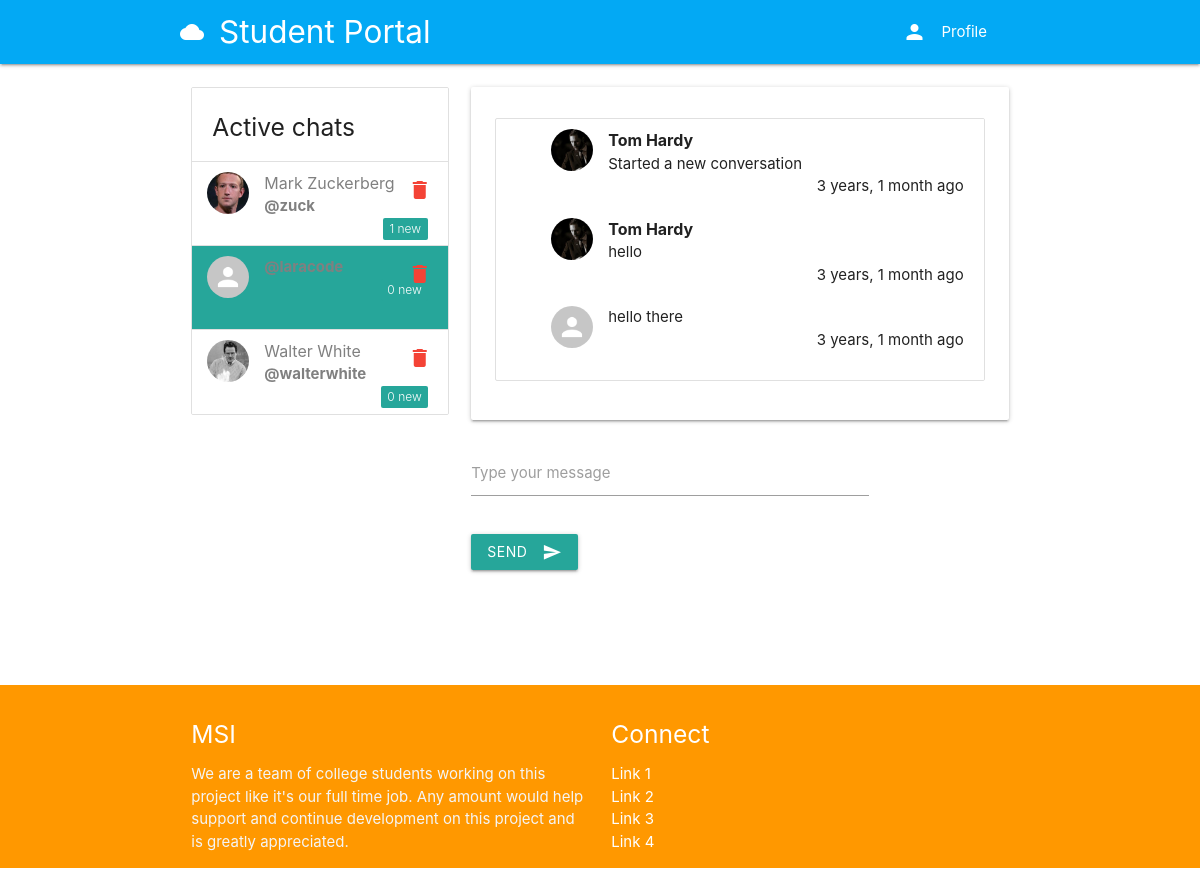
The page /direct/directs/laracode (signed in) on the database its author committed.
### authy/models.py (models this page shows, shortened)
class Profile(models.Model):
	user = models.OneToOneField(User, on_delete=models.CASCADE, related_name='profile')
	location = models.CharField(max_length=50, null=True, blank=True)
	url = models.CharField(max_length=80, null=True, blank=True)
	profile_info = models.TextField(max_length=150, null=True, blank=True)
	created = models.DateField(auto_now_add=True)
	picture = models.ImageField(upload_to=user_directory_path_profile, blank=True, null=True, verbose_name='Picture')
	banner = models.ImageField(upload_to=user_directory_path_banner, blank=True, null=True, verbose_name='Banner')

### direct/models.py (models this page shows, shortened)
class Message(models.Model):
    user = models.ForeignKey(User, on_delete=models.CASCADE, related_name='msg_user')
    sender = models.ForeignKey(User, on_delete=models.CASCADE, related_name='from_user')
    recipient = models.ForeignKey(User, on_delete=models.CASCADE, related_name='to_user')
    body = models.TextField(max_length=1000, blank=True, null=True)
    date = models.DateTimeField(auto_now_add=True)
    is_read = models.BooleanField(default=False)
    def get_messages(user):
        messages = Message.objects.filter(user=user).values('recipient').annotate(last=Max('date')).order_by('-last')
        users = []
        for message in messages:
            users.append({
                'user': User.objects.get(pk=message['recipient']),
                'last': message['last'],
                'unread': Message.objects.filter(user=user, recipient__pk=message['recipient'], is_read=False).count()
            })
        return users

### direct/views.py (the view)
# urls.py: path('directs/<username>', Directs, name='directs'),
@login_required
def Directs(request, username):
    user = request.user
    messages = Message.get_messages(user=request.user)
    active_direct = username
    directs = Message.objects.filter(user=user, recipient__username=username).order_by('-date')
    directs.update(is_read=True)
    for message in messages:
        if message['user'].username==username:
            message['unread'] = 0
    paginator_directs = Paginator(directs, 5)
    page_number_directs = request.GET.get('directspage')
    directs_data = paginator_directs.get_page(page_number_directs)
    context = {
        'directs': directs_data,
        'messages': messages,
        'active_direct': active_direct
    }
    return render(request, 'direct/direct.html', context)

### authy/views.py (called while the page is built)
def SideNavInfo(request):
	user = request.user
	nav_profile = None
	if user.is_authenticated:
		nav_profile = Profile.objects.get(user=user)
	return {'nav_profile': nav_profile}

### direct/views.py (called while the page is built)
def CheckDirects(request):
    directs_count = 0
    if request.user.is_authenticated:
        directs_count = Message.objects.filter(user=request.user, is_read=False).count()
    return {'directs_count': directs_count}

### student_portal/templates/direct/direct.html (shortened to what this page needs)
{% extends 'base.html' %}
{% load static %}
{% load humanize %}
{% block content %}
<div class="row">
<div class="col s12 m4">
<ul class="collection with-header">
    <li class="collection-header">
        <h5>Active chats</h5>
    </li>
    {% for message in messages %}
    <a style="color: gray;" href="{% url 'directs' message.user.username %}">
        <li class="collection-item avatar {% if active_direct == message.user.username %}active{% endif %}">
        {% if message.user.profile.picture %}
            <img src="{{ message.user.profile.picture.url }}" class="circle responsive-img">
        {% else %}
            <img src="{% static 'img/no_avatar.jpg' %}" class="circle responsive-img">
        {% endif %}
            <span class="title">{{ message.user.first_name }} {{ message.user.last_name }}</span>
            <p><b>@{{ message.user.username }}</b></p>
            <span class="new badge">{{ message.unread }}</span>
            <a href="" class="secondary-content red-text"><i class="material-icons">delete</i></a>
    </li>
    </a>
    {% endfor %}
</div>
<div style="overflow-y: scroll;" class="col s12 m8">
    <div style="max-width: 600px;" class="card">
        <div class="card-content">
            <ol id="oldirects" style="list-style-type: none; display: flex; flex-direction: column-reverse;" class="collection">
            {% for direct in directs %}
                <li style="border-bottom: 0px;" class="collection-item avatar">
                    {% if direct.sender.profile.picture %}
                        <img src="{{ direct.sender.profile.picture.url }}" class="circle responsive-img">
                    {% else %}
                        <img src="{% static 'img/no_avatar.jpg' %}" class="circle responsive-img">
                    {% endif %}
                    <span class="title"><b>{{ direct.sender.first_name }} {{ direct.sender.last_name }}</b></span>
                    <p>{{ direct.body }}</p>
                    <p class="right-align">{{ direct.date | naturaltime }}</p>
                </li>
            {% endfor %}
            </ol>
        </div>
    </div>
    <div class="card-action">
        <div class="row">
            <form id="senddirectform" method="POST" action="{% url 'send-direct' %}">
                <div class="input-field col s9">
                    <input id="text" name="body" type="text" class="validate">
                    <label for="text">Type your message</label>
                  </div>
                  <div class="input-field col s9">
                  <button class="btn waves-effect waves-light" type="submit" name="action">Send
                    <i class="material-icons right">send</i>
                  </button>
                </div>
            </form>
        </div>
    </div>
</div>
</div>
{% endblock %}

### rows shown on the page
Message: body "hello there", date "3 years, 1 month ago"
Message: sender.profile.picture (placeholder picture), sender.first_name "Tom", sender.last_name "Hardy", body "hello", date "3 years, 1 month ago"
Message: sender.profile.picture (placeholder picture), sender.first_name "Tom", sender.last_name "Hardy", body "Started a new conversation", date "3 years, 1 month ago"

### other values the page prints
{{ message.user.first_name }} "Mark"
{{ message.user.last_name }} "Zuckerberg"
{{ message.user.username }} "zuck"
{{ message.unread }} "1"
{{ message.unread }} "0"
{{ message.user.first_name }} "Walter"
{{ message.user.last_name }} "White"
{{ message.user.username }} "walterwhite"
